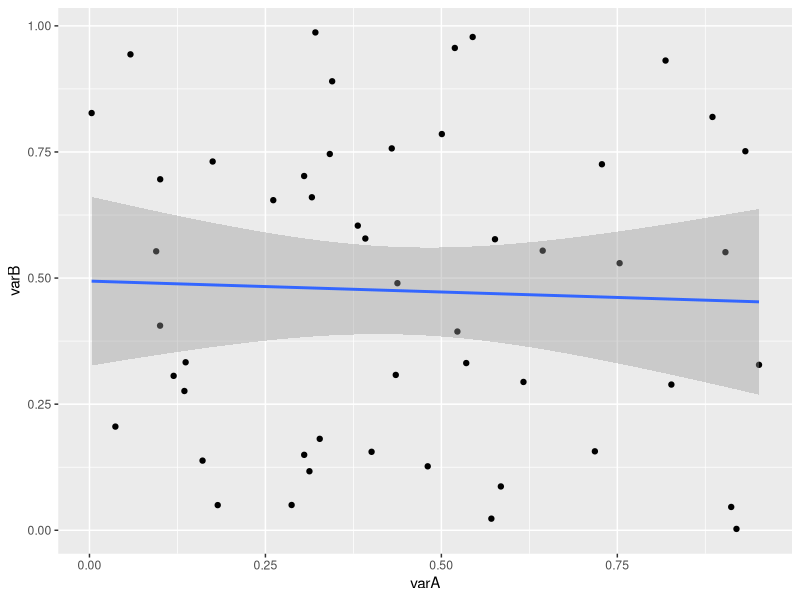
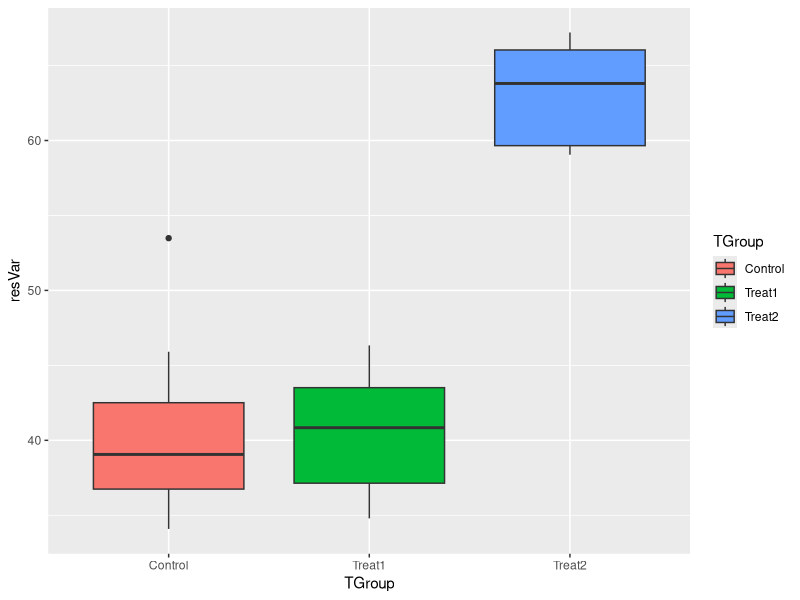
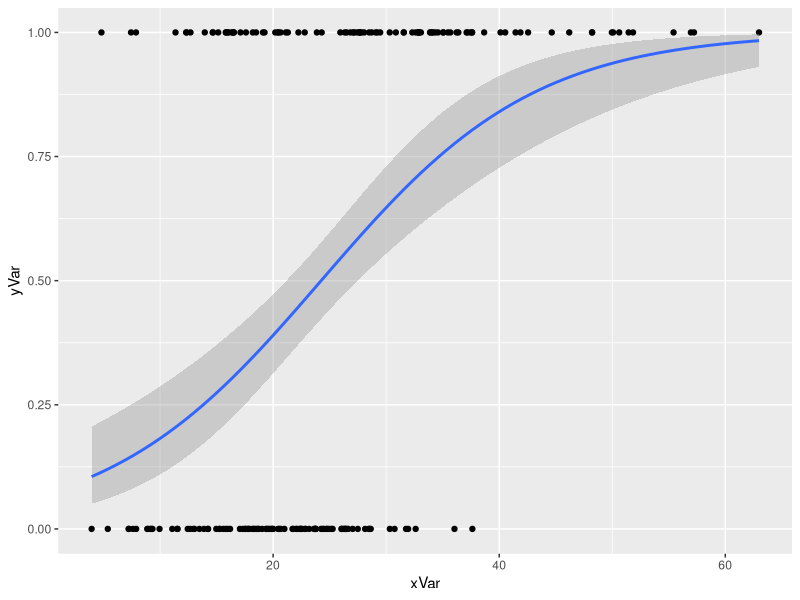
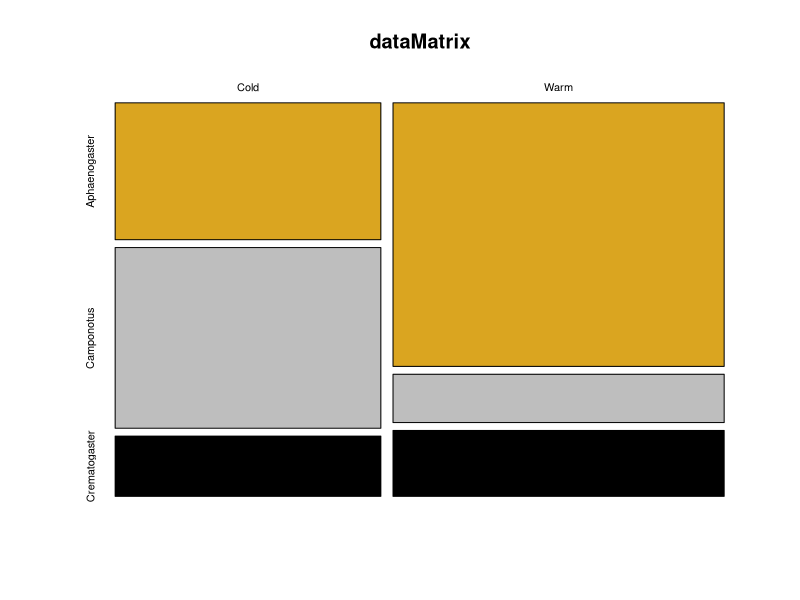
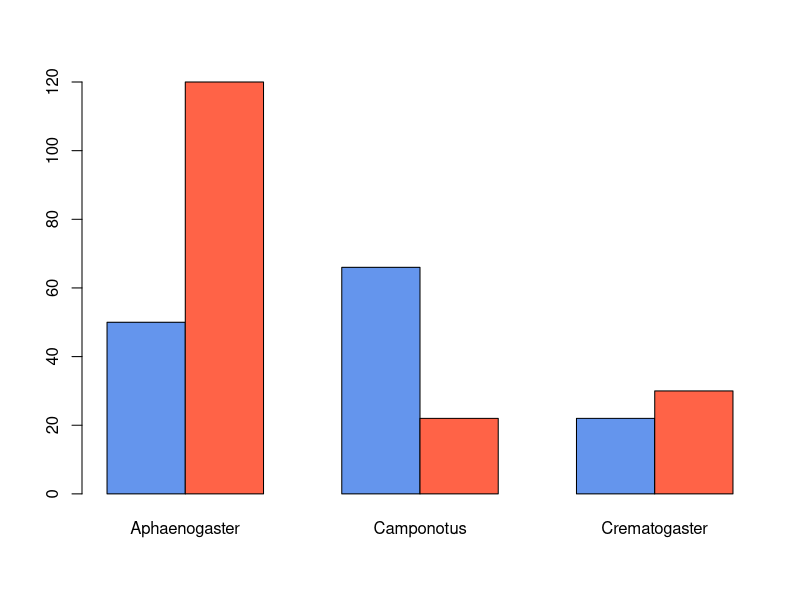
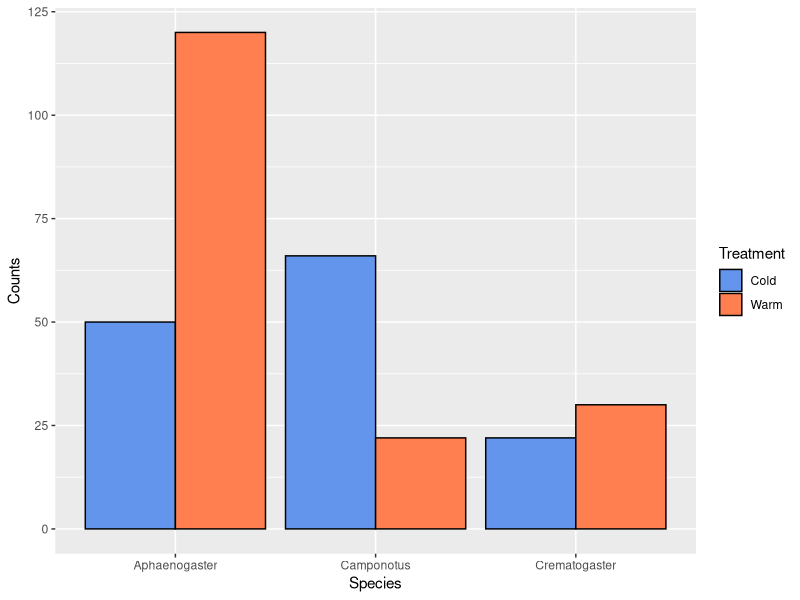

These charts were generated, in order, by the following R code:
# Experimental Designs
# 29 Feb 2024 
# RKH

library(tidyverse)

# Data Frame construction for Regression Data
n = 50  # number of observations (rows)

varA <- runif(n) # random uniform values (independent)
varB <- runif(n) # a second random column (dependent)
varC <- 5.5 + varA*10 # a noisy linear relationship with varA
ID <- seq_len(n) # creates a sequence from 1:n (if n > 0!)
regData <- data.frame(ID,varA,varB,varC)
head(regData)
str(regData)

# Basic Regression analysis in R
# model
regModel <- lm(varB~varA,data=regData)

# model output
regModel # printed output is sparse
str(regModel) # complicated, but has "coefficients"
head(regModel$residuals) # contains residuals

# 'summary' of model has elements
summary(regModel) # 
summary(regModel)$coefficients
str(summary(regModel))

# best to examine entire matrix of coefficients:
summary(regModel)$coefficients[] #shows all

# can pull results from this, but a little wordy
summary(regModel)$coefficients[1,4]   #p value for intercept
summary(regModel)$coefficients["(Intercept)","Pr(>|t|)"] # uggh


# alternatively unfurl this into a 1D atomic vector with names
z <- unlist(summary(regModel))
str(z)
z
z$coefficients7

# grab what we need and put into a tidy  list

regSum <- list(intercept=z$coefficients1,
               slope=z$coefficients2,
               interceptP=z$coefficients7,
               slopeP=z$coefficients8,
               r2=z$r.squared)

# much easier to query and use
print(regSum)
regSum$r2
regSum[[5]]

# Basic ggplot of regression model
regPlot <- ggplot(data=regData,aes(x=varA,y=varB)) +
  geom_point() +
  stat_smooth(method=lm,se=0.99) # default se=0.95 
print(regPlot)
# ggsave(filename="Plot1.pdf",plot=regPlot,device="pdf")

# Data frame construction for one-way ANOVA
nGroup <- 3 # number of treatment groups
nName <- c("Control","Treat1", "Treat2") # names of groups
nSize <- c(12,17,9) # number of observations in each group
nMean <- c(40,41,60) # mean of each group
nSD <- c(5,5,5) # standardd deviation of each group

ID <- 1:(sum(nSize)) # id vector for each row
resVar <- c(rnorm(n=nSize[1],mean=nMean[1],sd=nSD[1]),
            rnorm(n=nSize[2],mean=nMean[2],sd=nSD[2]),
            rnorm(n=nSize[3],mean=nMean[3],sd=nSD[3]))
TGroup <- rep(nName,nSize)
ANOdata <- data.frame(ID,TGroup,resVar)
str(ANOdata)

# Basic ANOVA in R
ANOmodel <- aov(resVar~TGroup,data=ANOdata)
print(ANOmodel)
print(summary(ANOmodel))
z <- summary(ANOmodel)
str(z)
aggregate(resVar~TGroup,data=ANOdata,FUN=mean)
unlist(z)
unlist(z)[7]
ANOsum <- list(Fval=unlist(z)[7],probF=unlist(z)[9])
ANOsum

# Basic ggplot of ANOVA data
ANOPlot <- ggplot(data=ANOdata,aes(x=TGroup,y=resVar,fill=TGroup)) +
  geom_boxplot()
print(ANOPlot)
# ggsave(filename="Plot2.pdf",plot=ANOPlot,device="pdf")

# Data frame construction for logistic regression
xVar <- sort(rgamma(n=200,shape=5,scale=5))
yVar <- sample(rep(c(1,0),each=100),prob=seq_len(200))
lRegData <- data.frame(xVar,yVar)

# Logistic regression analysis in R
lRegModel <- glm(yVar ~ xVar,
                 data=lRegData,
                 family=binomial(link=logit))
summary(lRegModel)
summary(lRegModel)$coefficients

# Basic ggplot of logistic regression
lRegPlot <- ggplot(data=lRegData, aes(x=xVar,y=yVar)) +
  geom_point() +
  stat_smooth(method=glm, method.args=list(family=binomial))
print(lRegPlot)


# Data for contingency table analysis
# integer counts of different data groups
vec1 <- c(50,66,22)
vec2 <- c(120,22,30)
dataMatrix <- rbind(vec1,vec2)
rownames(dataMatrix) <- c("Cold","Warm")
colnames(dataMatrix) <-c("Aphaenogaster",
                         "Camponotus",
                         "Crematogaster")
str(dataMatrix)


# Basic contingency table analysis in R
print(chisq.test(dataMatrix))

# Plotting contingency table analyses

# some simple plots using baseR
mosaicplot(x=dataMatrix,
           col=c("goldenrod","grey","black"),
           shade=FALSE)
barplot(height=dataMatrix,
        beside=TRUE,
        col=c("cornflowerblue","tomato"))


dFrame <- as.data.frame(dataMatrix)
dFrame <- cbind(dFrame,list(Treatment=c("Cold","Warm")))
dFrame <- gather(dFrame,key=Species,Aphaenogaster:Crematogaster,value=Counts) 

p <- ggplot(data=dFrame,aes(x=Species,y=Counts,fill=Treatment)) + geom_bar(stat="identity",position="dodge",color=I("black")) +
  scale_fill_manual(values=c("cornflowerblue","coral"))
print(p)
